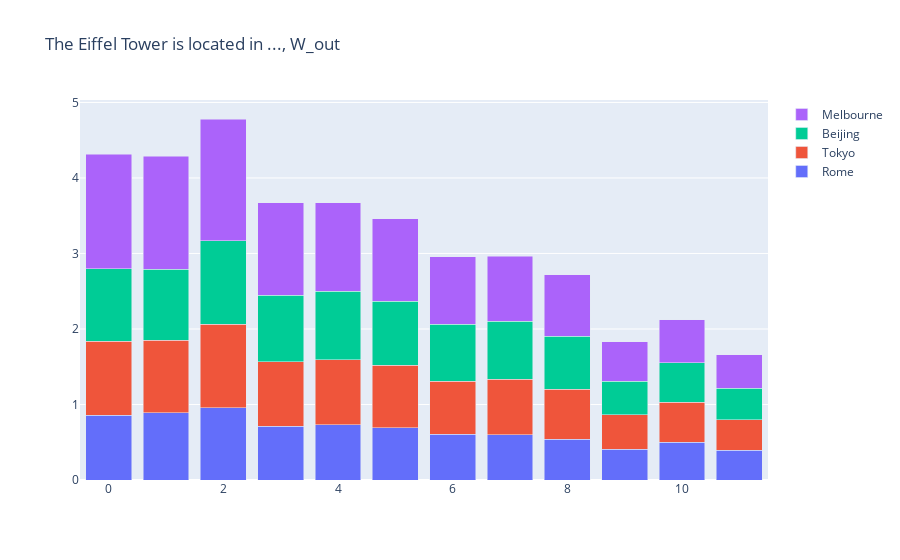

The cell this chart's notebook holds for it:
### Code cell
fig = go.Figure(data=[
    go.Bar(name=cities[i], x=x, y=[
      np.linalg.norm(diff_df.loc[(eiffel_bases[0], cities[i], "Paris", "W_out", layer), "Gradient"])
      for layer in range(12)])
    for i in range(1, len(cities))
])
fig.update_layout(
    barmode='stack',
    title=f'{eiffel_bases[0]} ..., W_out',
)
fig.show()

### Figure 1 — Plotly figure (JSON) as saved in the notebook; plotly's stock layout.template omitted (floating-point values rounded to 4 significant figures)
{"data": [{"name": "Rome", "type": "bar", "x": [0, 1, 2, 3, 4, 5, 6, 7, 8, 9, 10, 11], "y": [0.8546, 0.8911, 0.9546, 0.7109, 0.7317, 0.693, 0.6057, 0.6003, 0.5417, 0.4053, 0.4979, 0.3922]}, {"name": "Tokyo", "type": "bar", "x": [0, 1, 2, 3, 4, 5, 6, 7, 8, 9, 10, 11], "y": [0.9836, 0.9621, 1.106, 0.8526, 0.8624, 0.8264, 0.703, 0.7329, 0.6617, 0.4597, 0.5315, 0.4081]}, {"name": "Beijing", "type": "bar", "x": [0, 1, 2, 3, 4, 5, 6, 7, 8, 9, 10, 11], "y": [0.9618, 0.9358, 1.107, 0.8811, 0.9054, 0.8477, 0.7514, 0.7663, 0.6971, 0.4437, 0.5217, 0.4118]}, {"name": "Melbourne", "type": "bar", "x": [0, 1, 2, 3, 4, 5, 6, 7, 8, 9, 10, 11], "y": [1.516, 1.499, 1.613, 1.228, 1.172, 1.09, 0.8981, 0.8658, 0.8194, 0.5198, 0.5735, 0.4484]}], "layout": {"barmode": "stack", "title": {"text": "The Eiffel Tower is located in ..., W_out"}}}
